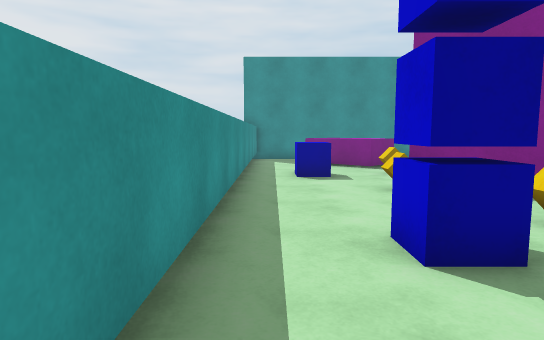
[1] (above)

16 first-person views from a walk through a Unity game level. The camera is 1.3 m above the floor, tilts 6° down and sees 75° across. The floor is counted in squares, 1 m on a side. Each view is taken from the middle of a square. On the plan, view 1 faces up. The plan holds only what a view shows up to about 15 squares ahead; the rest is blank. The player is left out.

[2]
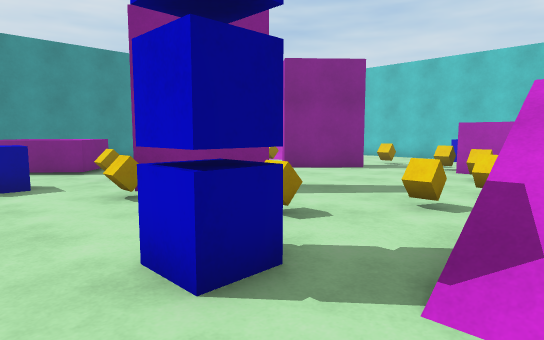

[3]
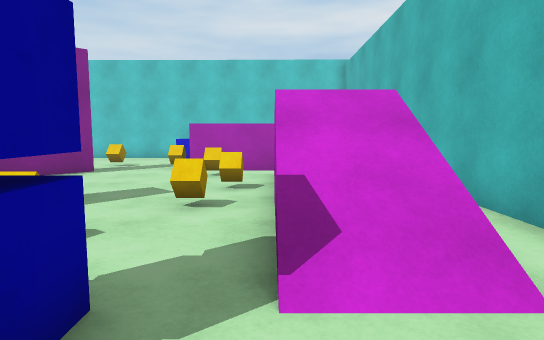

[4]
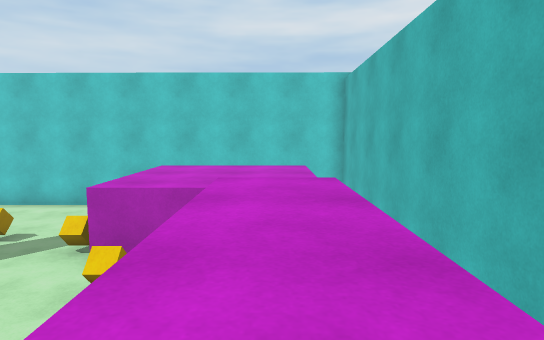

[5]
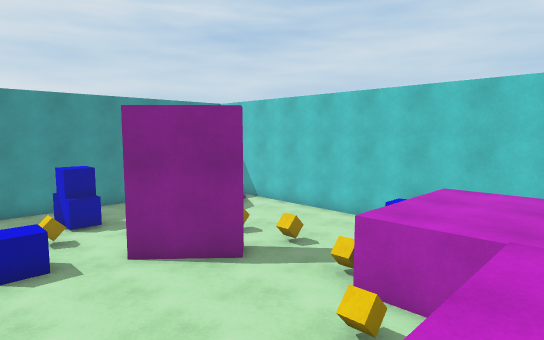

[6]
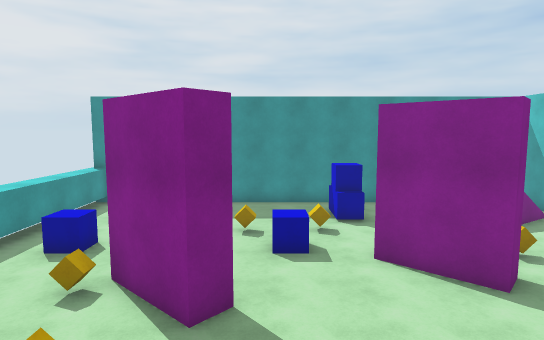

[7]
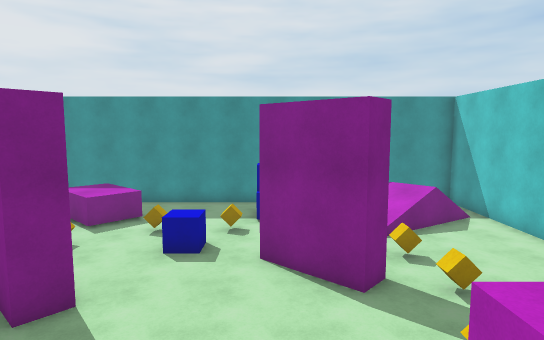

[8]
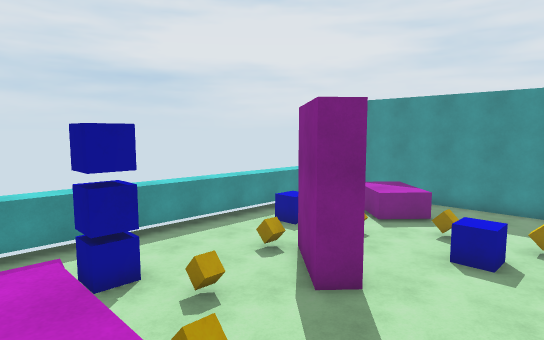

[9]
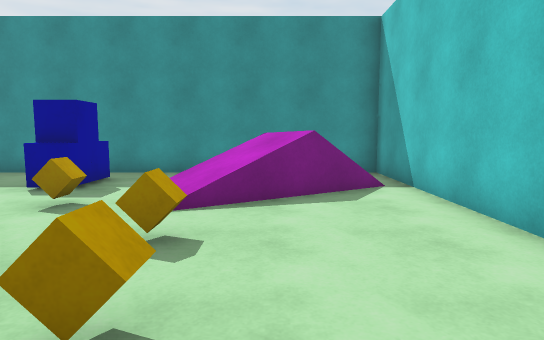

[10]
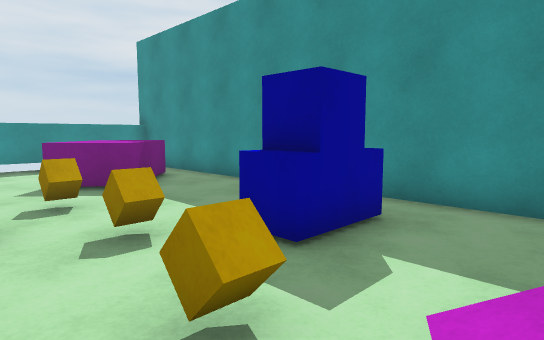

[11]
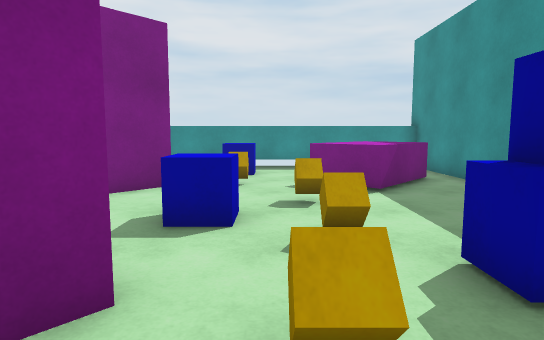

[12]
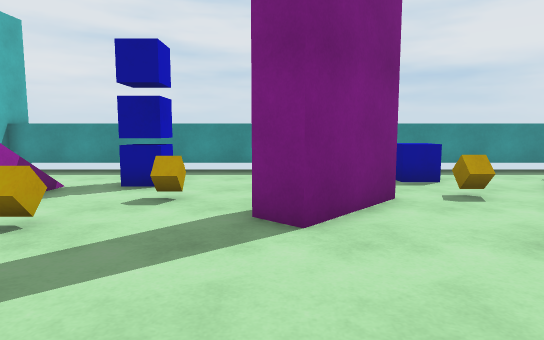

[13]
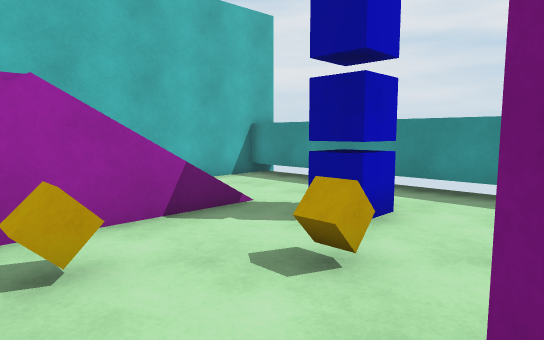

[14]
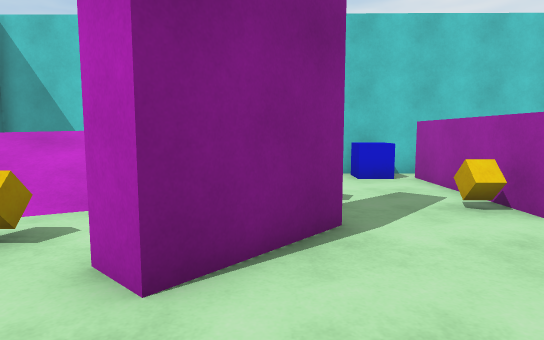

[15]
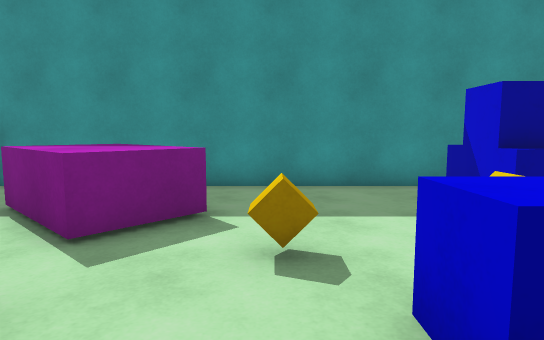

[16]
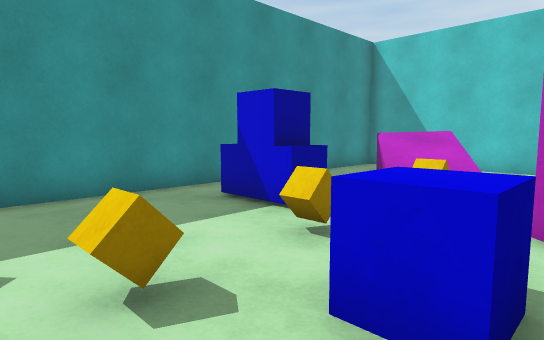

### Floor plan
Key: @ floor where view 1 was taken; # wall or solid block; x gap in a wall; . main floor; : floor 2 m higher than the main floor; / step, stairs or slope; = window, fence, low wall or low ledge; ^ raised ledge; v drop or lower ground; C blue cube; U cube.
Columns run from 1 left of view 1 to 19 right of it. Each row starts with its distance up from view 1.
 18 #####################
 17 #.............  ....#
 16 #..^^......C.. ..= .#
 15 #..^^^.....C...=/  .#
 14 #...^^.....C../////.#
 13 #......U..U...//=...#
 12 #...........U.//....#
 11 #.CC.U..CC.........##
 10 #..........##..U...#
  9 #...###.....##.....#
  8 #...U###.......U...#
  7 #.....##...........#
  6 #.................CC
  5 #....U........U^^^^#
  4 #..C........U^^^^^^#
  3 #..C...U.U...^^^^^^#
  2 #.../=vvvvvvx^^^^^^#
  1 #...////:::::  ^^^^#
  0 #@..////:::::  ^^^^#
 -1 #.......           #
 -2 ####################

Positions as (right, up) in squares from view 1, and headings:
1: (0, 0), facing up
2: (0, 1), facing up-right
3: (0, 2), facing right
4: (5, 1), facing right
5: (6, 1), facing up-right
6: (7, 1), facing up
7: (10, 1), facing up
8: (10, 1), facing up-left
9: (15, 6), facing up
10: (13, 11), facing up-left
11: (13, 12), facing left
12: (11, 7), facing left
13: (7, 7), facing down-left
14: (7, 9), facing right
15: (6, 9), facing up
16: (5, 10), facing up-right
